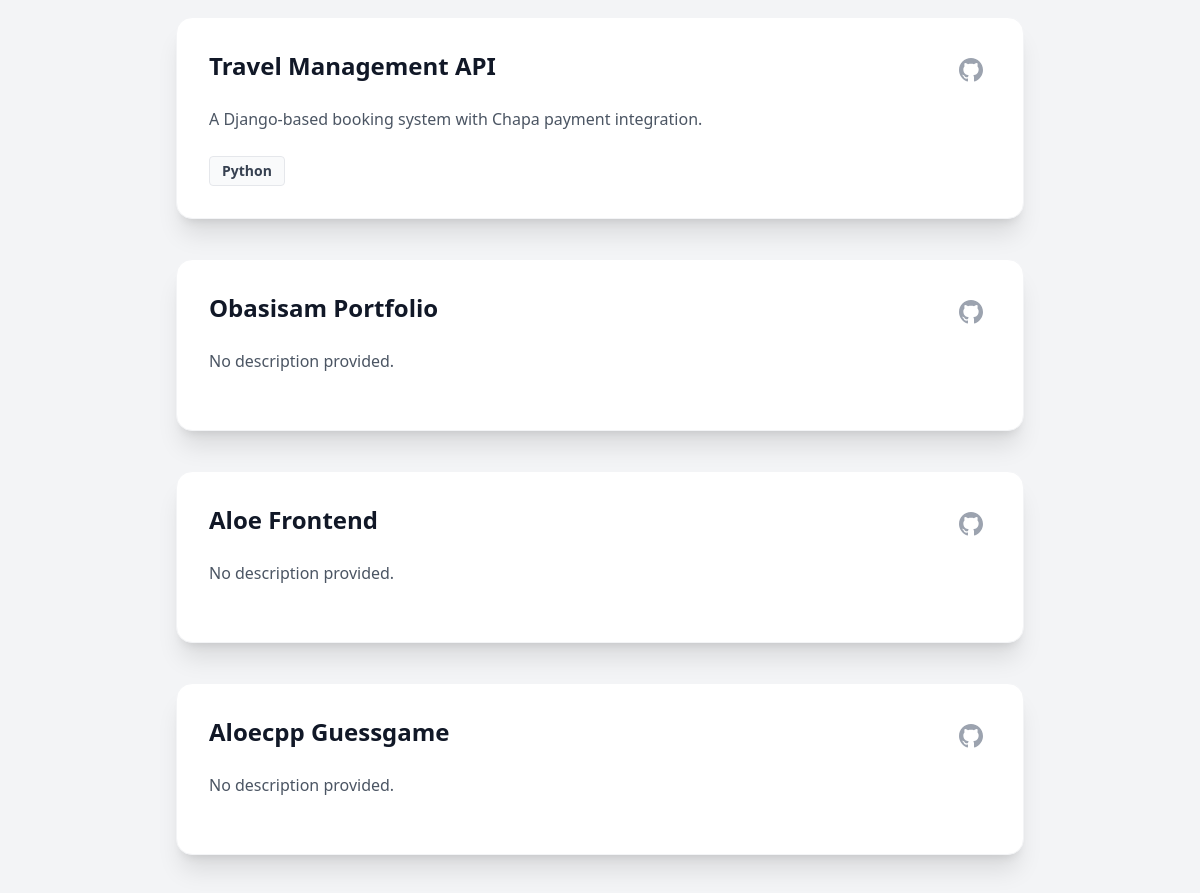
Before: / (middle part) with the older database file.
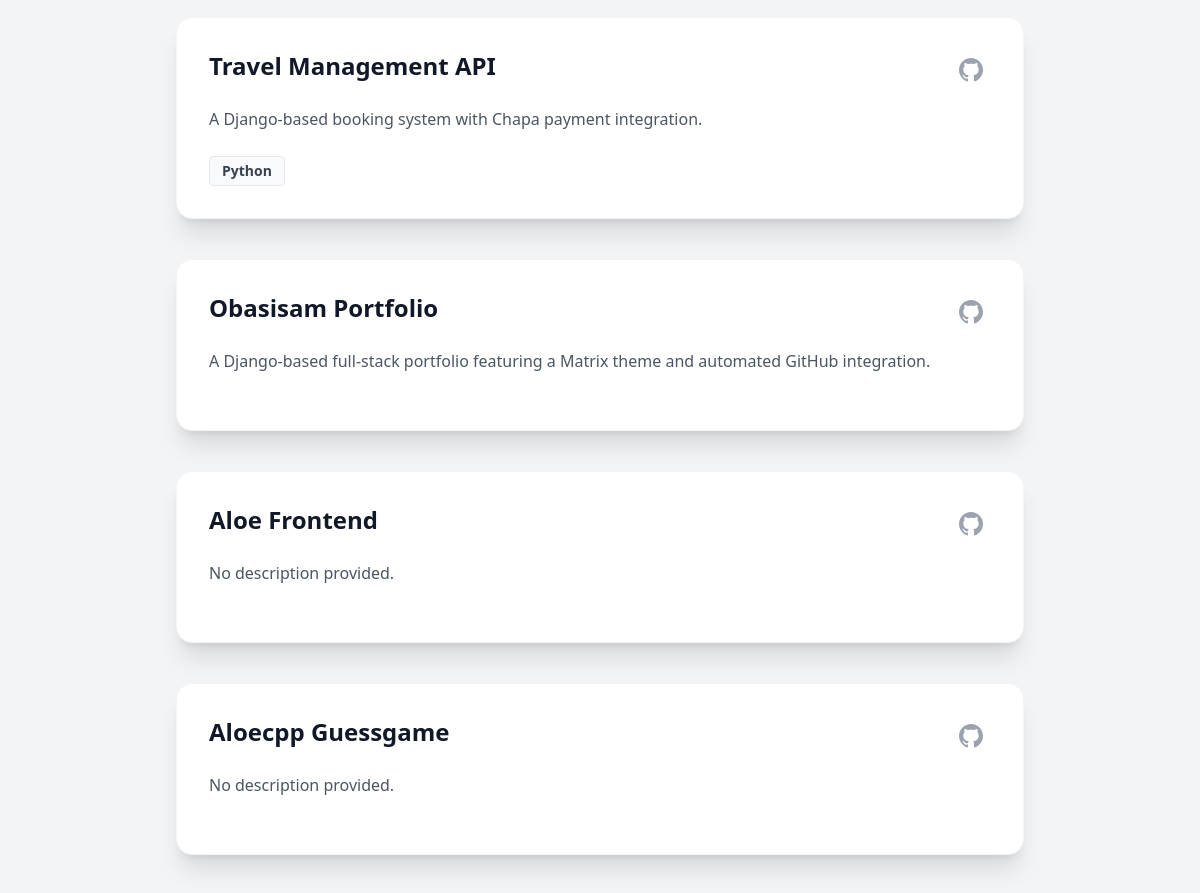
After: the same page with the newer database file.
### showcase/models.py (models this page shows, shortened)
class Project(models.Model):
    title = models.CharField(max_length=200)
    description = models.TextField()
    image = models.ImageField(upload_to='project_images/', blank=True, null=True)
    github_link = models.URLField(blank=True)
    demo_link = models.URLField(blank=True)
    tags = models.ManyToManyField(Tag, related_name='projects')
    date_added = models.DateTimeField(auto_now_add=True)

class Tag(models.Model):
    name = models.CharField(max_length=50, unique=True)

### showcase/views.py (the view)
# urls.py: path('', views.home, name='home'),
def home(request):
    projects = Project.objects.prefetch_related('tags').all()
    profile = Profile.objects.first()
    if request.method == 'POST':
        form = ContactForm(request.POST)
        if form.is_valid():
            form.save()
            subject = f"Portfolio Message from {form.cleaned_data['name']}"
            message = f"Sender: {form.cleaned_data['email']}\n\nMessage:\n{form.cleaned_data['message']}"
            try:
                send_mail(
                    subject,
                    message,
                    settings.EMAIL_HOST_USER, # From (You)
                    [settings.EMAIL_HOST_USER], # To (You)
                    fail_silently=False,
                )
            except Exception as e:
                print(f"Email Error: {e}") # Prints error to console, but keeps site running
            messages.success(request, 'Message sent! I will be in touch.')
            return redirect('home')
    else:
        form = ContactForm()
    return render(request, 'showcase/home.html', {
        'projects': projects,
        'profile': profile,
        'form': form
    })

### showcase/templates/showcase/home.html (shortened to what this page needs)
{% load static %}
<!DOCTYPE html>
<html lang="en">
<head>
    <script src="https://cdn.tailwindcss.com"></script>
</head>
<body class="bg-gray-100 text-gray-800 font-sans leading-normal tracking-normal scroll-smooth">
    <main class="max-w-4xl mx-auto px-6 mb-20 relative z-10">
        <div class="grid gap-10">
            {% for project in projects %}
            <article class="bg-white rounded-2xl shadow-xl border border-gray-100 overflow-hidden hover:transform hover:scale-[1.01] transition duration-300 group">
                <div class="p-8">
                    <div class="flex justify-between items-start mb-4">
                        <h3 class="text-2xl font-bold text-gray-900">{{ project.title }}</h3>
                        {% if project.github_link %}
                        <a href="{{ project.github_link }}" target="_blank" class="text-gray-400 hover:text-black transition p-2 hover:bg-gray-100 rounded-full">
                        </a>
                        {% endif %}
                    </div>
                    <p class="text-gray-600 mb-6 leading-relaxed">{{ project.description }}</p>
                    <div class="flex flex-wrap gap-2">
                        {% for tag in project.tags.all %}
                        <span class="px-3 py-1 bg-gray-50 text-gray-700 text-sm font-semibold rounded border border-gray-200">
                            {{ tag.name }}
                        </span>
                        {% endfor %}
                    </div>
                </div>
            </article>
            {% empty %}
            <div class="text-center py-20 bg-white rounded-xl shadow-sm">
                <p class="text-gray-500">No projects added yet.</p>
            </div>
            {% endfor %}
        </div>
    </main>
</body>
</html>

### showcase/templates/showcase/home.html (style rules this page uses)
body { font-family: 'Inter', sans-serif; }

Changed rows visible on the page:
changed Project "Obasisam Portfolio": description "No description provided." → "A Django-based full-stack portfolio featuring a Matrix theme and automated GitHub integration."
